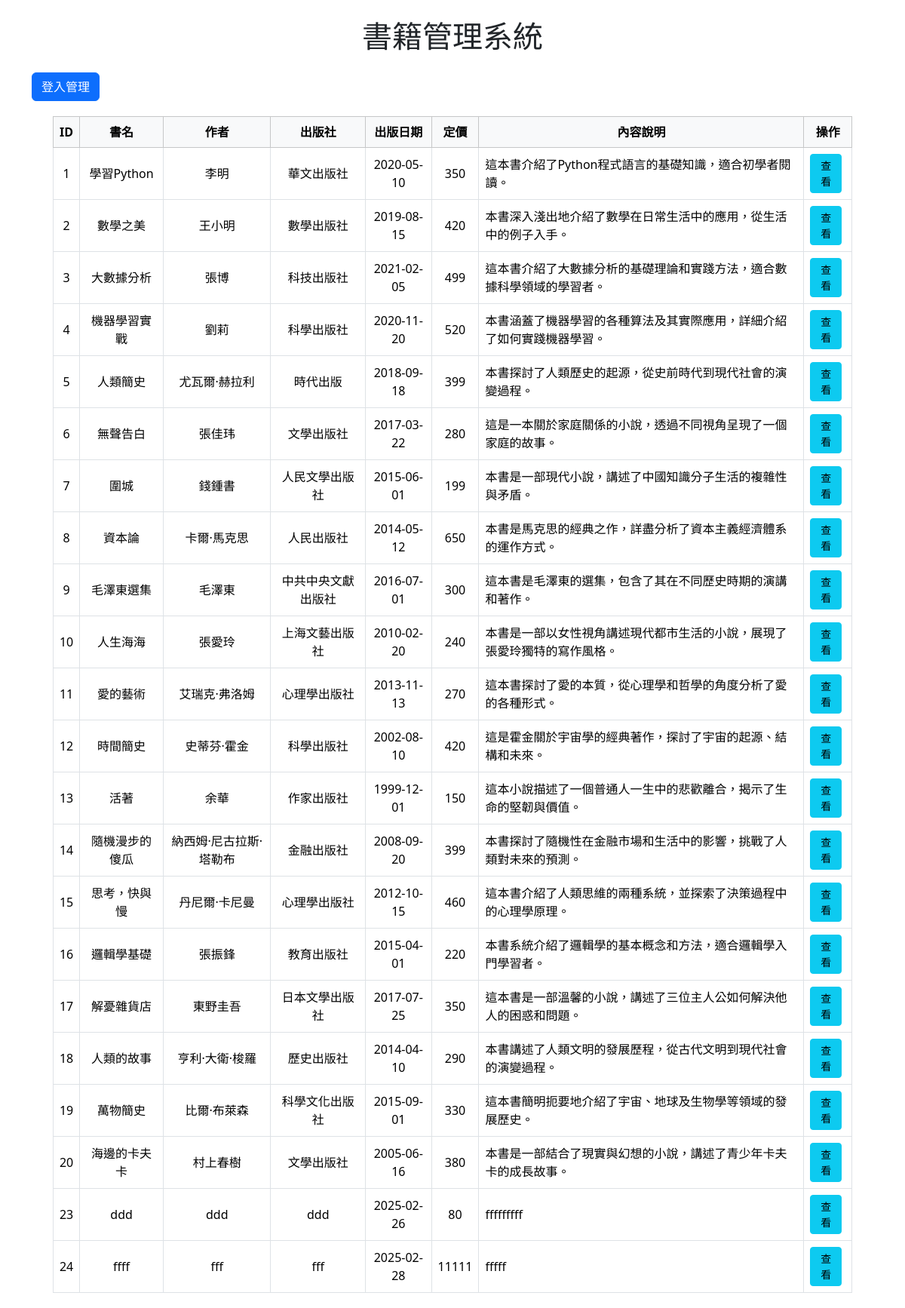
Before: /book/book_list.php with the older database file.
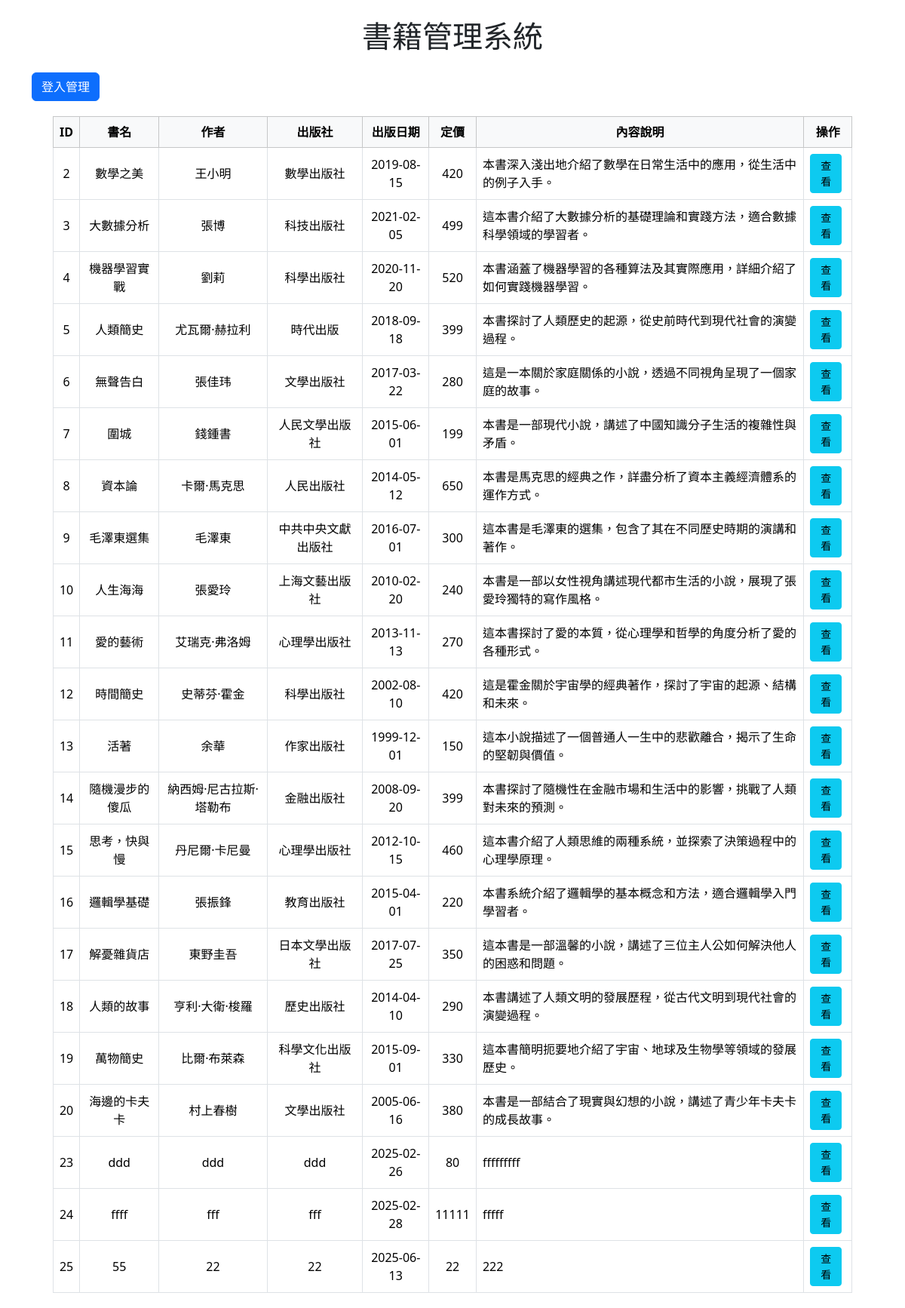
After: the same page with the newer database file.
### tables this page shows
CREATE TABLE `book` (
  `id` int(11) NOT NULL,
  `bookname` varchar(64) NOT NULL COMMENT '書名',
  `author` varchar(64) NOT NULL COMMENT '作者',
  `publisher` varchar(64) NOT NULL COMMENT '出版社',
  `pubdate` date NOT NULL COMMENT '出版日期',
  `price` int(11) NOT NULL COMMENT '定價',
  `content` text NOT NULL COMMENT '內容說明'
);

### book/book_list.php (the view, shortened to what this page needs)
<?php
require_once "dbconfig.php";
function loginOK() {
    return (isset($_SESSION["loggedin"]) && ($_SESSION["loggedin"]===true));
}
$conn = new mysqli($hostname, $dbuser, $dbpass, $database);
$conn->set_charset("utf8mb4");
$result = $conn->query("SELECT * FROM book");
?>
<!DOCTYPE html>
<html lang="zh-TW">
<head>
    <link href="https://cdn.jsdelivr.net/npm/bootstrap@5.3.5/dist/css/bootstrap.min.css" rel="stylesheet">
</head>
<body>
<div class="container mt-4">
    <h1 class="text-center mb-4">書籍管理系統</h1>
    <div class="d-flex justify-content-between align-items-center mb-3">
        <div>
            <?php if (loginOK()) { ?>
                <span class="me-3">管理者: <strong><?= $_SESSION["username"] ?></strong></span>
                <a class="btn btn-outline-danger" href="#" id="logout">登出</a>
            <?php } else { ?>
                <button type="button" class="btn btn-primary" data-bs-toggle="modal" data-bs-target="#loginModal">登入管理</button>
            <?php } ?>
        </div>
    </div>
    <div class="table-wrapper">
        <table class="table table-bordered table-hover align-middle text-center">
            <thead class="table-light">
                <tr>
                    <th>ID</th>
                    <th>書名</th>
                    <th>作者</th>
                    <th>出版社</th>
                    <th>出版日期</th>
                    <th>定價</th>
                    <th>內容說明</th>
                    <th>操作</th>
                </tr>
            </thead>
            <tbody>
                <?php while ($row = $result->fetch_assoc()): ?>
                <tr>
                    <td><?= $row["id"] ?></td>
                    <td><?= $row["bookname"] ?></td>
                    <td><?= $row["author"] ?></td>
                    <td><?= $row["publisher"] ?></td>
                    <td><?= $row["pubdate"] ?></td>
                    <td><?= $row["price"] ?></td>
                    <td class="text-start"><?= nl2br($row["content"]) ?></td>
                    <td>
                        <a href="book_detail.php?id=<?= $row['id'] ?>" class="btn btn-sm btn-info btn-action">查看</a>
                    </td>
                </tr>
                <?php endwhile; ?>
            </tbody>
        </table>
    </div>
</div>
</body>
</html>

### book/book_list.php (style rules this page uses)
.table-wrapper { margin: 20px auto; width: 95%; }
.btn-action { margin-right: 5px; }

Changed rows visible on the page:
removed book: id "1", bookname "學習Python", author "李明", publisher "華文出版社", pubdate "2020-05-10", price "350", content "這本書介紹了Python程式語言的基礎知識，適合初學者閱讀。"
added book: id "25", bookname "55", author "22", publisher "22", pubdate "2025-06-13", price "22", content "222"
